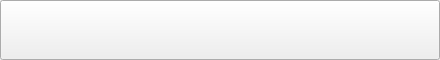
<?xml version="1.0" encoding="UTF-8"?>
<ui version="4.0">
 <class>friend_button</class>
 <widget class="QWidget" name="friend_button">
  <property name="geometry">
   <rect>
    <x>0</x>
    <y>0</y>
    <width>440</width>
    <height>60</height>
   </rect>
  </property>
  <property name="minimumSize">
   <size>
    <width>440</width>
    <height>60</height>
   </size>
  </property>
  <property name="maximumSize">
   <size>
    <width>440</width>
    <height>60</height>
   </size>
  </property>
  <property name="windowTitle">
   <string>Form</string>
  </property>
  <property name="styleSheet">
   <string notr="true"/>
  </property>
  <widget class="QPushButton" name="button">
   <property name="geometry">
    <rect>
     <x>0</x>
     <y>0</y>
     <width>440</width>
     <height>60</height>
    </rect>
   </property>
   <property name="text">
    <string/>
   </property>
  </widget>
  <widget class="QLabel" name="button_Icon">
   <property name="geometry">
    <rect>
     <x>6</x>
     <y>3</y>
     <width>51</width>
     <height>51</height>
    </rect>
   </property>
   <property name="text">
    <string/>
   </property>
  </widget>
  <widget class="QLabel" name="button_username">
   <property name="geometry">
    <rect>
     <x>80</x>
     <y>3</y>
     <width>221</width>
     <height>31</height>
    </rect>
   </property>
   <property name="font">
    <font>
     <pointsize>10</pointsize>
    </font>
   </property>
   <property name="text">
    <string/>
   </property>
  </widget>
  <widget class="QLabel" name="button_signature">
   <property name="geometry">
    <rect>
     <x>80</x>
     <y>25</y>
     <width>320</width>
     <height>31</height>
    </rect>
   </property>
   <property name="text">
    <string/>
   </property>
  </widget>
 </widget>
 <resources/>
 <connections/>
</ui>
